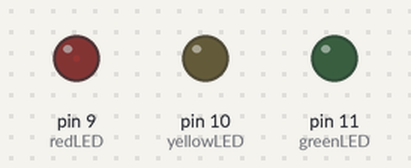
Bench run of a sketch on a simulated Arduino Uno, built with avr-gcc and run on an emulated ATmega328P. Shown: output pins drawn as LEDs (lit = HIGH).

Above: at 0.05 s.
At 2.15 s:
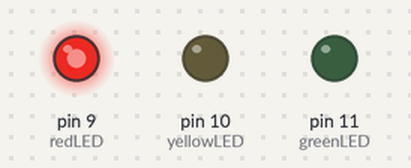
At 3.75 s:
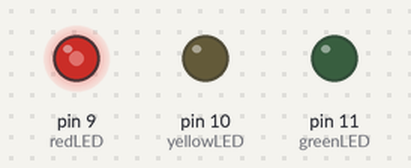
At 7.45 s:
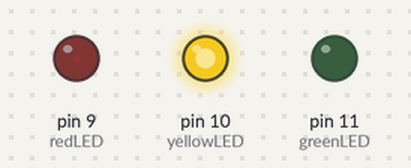
At 11.25 s:
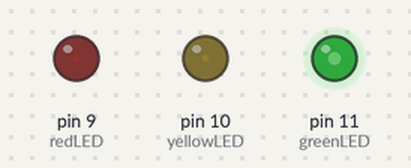
At 14.85 s:
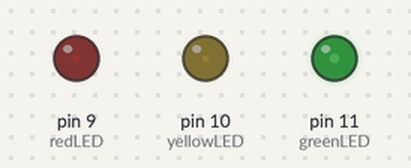
Timing chart, 0 to 22.6 s (numbered marks = the images above):
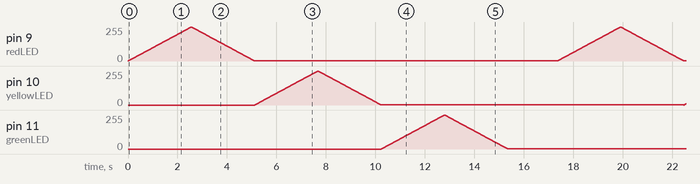

The sketch:

5_4______.ino
```cpp
int redLED = 9;
int yellowLED = 10;
int greenLED = 11;
int i;
void setup() {
  pinMode(redLED, OUTPUT);
  pinMode(yellowLED, OUTPUT);
  pinMode(greenLED, OUTPUT);
}

void loop() {
  for(i = 0;i < 256; i++){
    analogWrite(redLED, i);
    delay(10);
  }
  for(i = 255;i > 0; i--){
    analogWrite(redLED, i);
    delay(10);
  }
  for(i = 0;i < 256; i++){
    analogWrite(yellowLED, i);
    delay(10);
  }
  for(i = 255;i > 0; i--){
    analogWrite(yellowLED, i);
    delay(10);
  }
  for(i = 0;i < 256; i++){
    analogWrite(greenLED, i);
    delay(10);
  }
  for(i = 255;i > 0; i--){
    analogWrite(greenLED, i);
    delay(10);
  }
  delay(2000);
}
```
